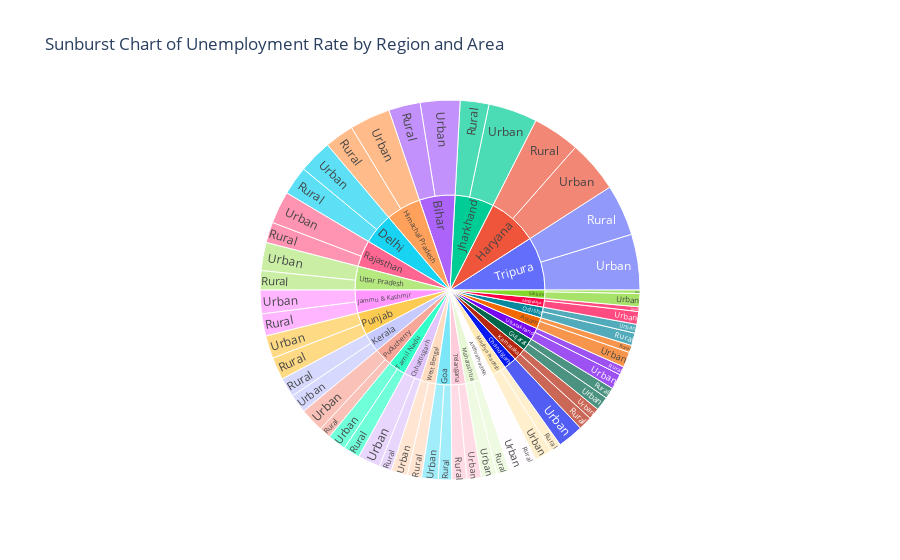

The notebook cell this image was saved under:
### Markdown cell above
# **Sunburst Chart for Region-wise Analysis**

### Code cell
fig_sunburst = px.sunburst(df, path=['Region', 'Area'], values='Estimated_Unemployment_Rate_(%)', 
                           title='Sunburst Chart of Unemployment Rate by Region and Area')
fig_sunburst.show()

### Figure 1 — Plotly figure (JSON) as saved in the notebook; plotly's stock layout.template omitted (floating-point values rounded to 4 significant figures)
{"data": [{"branchvalues": "total", "domain": {"x": [0, 1], "y": [0, 1]}, "hovertemplate": "labels=%{label}<br>Estimated_Unemployment_Rate_(%)=%{value}<br>parent=%{parent}<br>id=%{id}<extra></extra>", "ids": ["Andhra Pradesh/Rural", "Assam/Rural", "Bihar/Rural", "Chhattisgarh/Rural", "Delhi/Rural", "Goa/Rural", "Gujarat/Rural", "Haryana/Rural", "Himachal Pradesh/Rural", "Jammu & Kashmir/Rural", "Jharkhand/Rural", "Karnataka/Rural", "Kerala/Rural", "Madhya Pradesh/Rural", "Maharashtra/Rural", "Meghalaya/Rural", "Odisha/Rural", "Puducherry/Rural", "Punjab/Rural", "Rajasthan/Rural", "Sikkim/Rural", "Tamil Nadu/Rural", "Telangana/Rural", "Tripura/Rural", "Uttar Pradesh/Rural", "Uttarakhand/Rural", "West Bengal/Rural", "Andhra Pradesh/Urban", "Assam/Urban", "Bihar/Urban", "Chandigarh/Urban", "Chhattisgarh/Urban", "Delhi/Urban", "Goa/Urban", "Gujarat/Urban", "Haryana/Urban", "Himachal Pradesh/Urban", "Jammu & Kashmir/Urban", "Jharkhand/Urban", "Karnataka/Urban", "Kerala/Urban", "Madhya Pradesh/Urban", "Maharashtra/Urban", "Meghalaya/Urban", "Odisha/Urban", "Puducherry/Urban", "Punjab/Urban", "Rajasthan/Urban", "Sikkim/Urban", "Tamil Nadu/Urban", "Telangana/Urban", "Tripura/Urban", "Uttar Pradesh/Urban", "Uttarakhand/Urban", "West Bengal/Urban", "Andhra Pradesh", "Assam", "Bihar", "Chandigarh", "Chhattisgarh", "Delhi", "Goa", "Gujarat", "Haryana", "Himachal Pradesh", "Jammu & Kashmir", "Jharkhand", "Karnataka", "Kerala", "Madhya Pradesh", "Maharashtra", "Meghalaya", "Odisha", "Puducherry", "Punjab", "Rajasthan", "Sikkim", "Tamil Nadu", "Telangana", "Tripura", "Uttar Pradesh", "Uttarakhand", "West Bengal"], "labels": ["Rural", "Rural", "Rural", "Rural", "Rural", "Rural", "Rural", "Rural", "Rural", "Rural", "Rural", "Rural", "Rural", "Rural", "Rural", "Rural", "Rural", "Rural", "Rural", "Rural", "Rural", "Rural", "Rural", "Rural", "Rural", "Rural", "Rural", "Urban", "Urban", "Urban", "Urban", "Urban", "Urban", "Urban", "Urban", "Urban", "Urban", "Urban", "Urban", "Urban", "Urban", "Urban", "Urban", "Urban", "Urban", "Urban", "Urban", "Urban", "Urban", "Urban", "Urban", "Urban", "Urban", "Urban", "Urban", "Andhra Pradesh", "Assam", "Bihar", "Chandigarh", "Chhattisgarh", "Delhi", "Goa", "Gujarat", "Haryana", "Himachal Pradesh", "Jammu & Kashmir", "Jharkhand", "Karnataka", "Kerala", "Madhya Pradesh", "Maharashtra", "Meghalaya", "Odisha", "Puducherry", "Punjab", "Rajasthan", "Sikkim", "Tamil Nadu", "Telangana", "Tripura", "Uttar Pradesh", "Uttarakhand", "West Bengal"], "name": "", "parents": ["Andhra Pradesh", "Assam", "Bihar", "Chhattisgarh", "Delhi", "Goa", "Gujarat", "Haryana", "Himachal Pradesh", "Jammu & Kashmir", "Jharkhand", "Karnataka", "Kerala", "Madhya Pradesh", "Maharashtra", "Meghalaya", "Odisha", "Puducherry", "Punjab", "Rajasthan", "Sikkim", "Tamil Nadu", "Telangana", "Tripura", "Uttar Pradesh", "Uttarakhand", "West Bengal", "Andhra Pradesh", "Assam", "Bihar", "Chandigarh", "Chhattisgarh", "Delhi", "Goa", "Gujarat", "Haryana", "Himachal Pradesh", "Jammu & Kashmir", "Jharkhand", "Karnataka", "Kerala", "Madhya Pradesh", "Maharashtra", "Meghalaya", "Odisha", "Puducherry", "Punjab", "Rajasthan", "Sikkim", "Tamil Nadu", "Telangana", "Tripura", "Uttar Pradesh", "Uttarakhand", "West Bengal", "", "", "", "", "", "", "", "", "", "", "", "", "", "", "", "", "", "", "", "", "", "", "", "", "", "", "", ""], "type": "sunburst", "values": [77.37, 53.89, 234.8, 92.8, 213.6, 100.7, 82.84, 350.2, 217.1, 164.5, 213.1, 101.1, 144.8, 79.15, 95.34, 34.65, 92.58, 87.16, 166.9, 153.0, 25.4, 122.9, 110.1, 380.3, 142.9, 63.47, 106.0, 132.0, 113.2, 294.9, 191.9, 165.9, 248.2, 121.9, 103.8, 385.8, 302.1, 175.5, 363.3, 85.79, 138.7, 128.2, 116.3, 94.92, 65.84, 178.4, 169.9, 240.7, 97.84, 137.1, 106.6, 413.5, 208.5, 114.3, 121.5, 209.4, 167.1, 529.7, 191.9, 258.7, 461.9, 222.6, 186.6, 735.9, 519.1, 340.0, 576.4, 186.9, 283.5, 207.4, 211.6, 129.6, 158.4, 265.6, 336.9, 393.6, 123.2, 260.0, 216.7, 793.8, 351.4, 177.7, 227.5]}], "layout": {"legend": {"tracegroupgap": 0}, "title": {"text": "Sunburst Chart of Unemployment Rate by Region and Area"}}}
